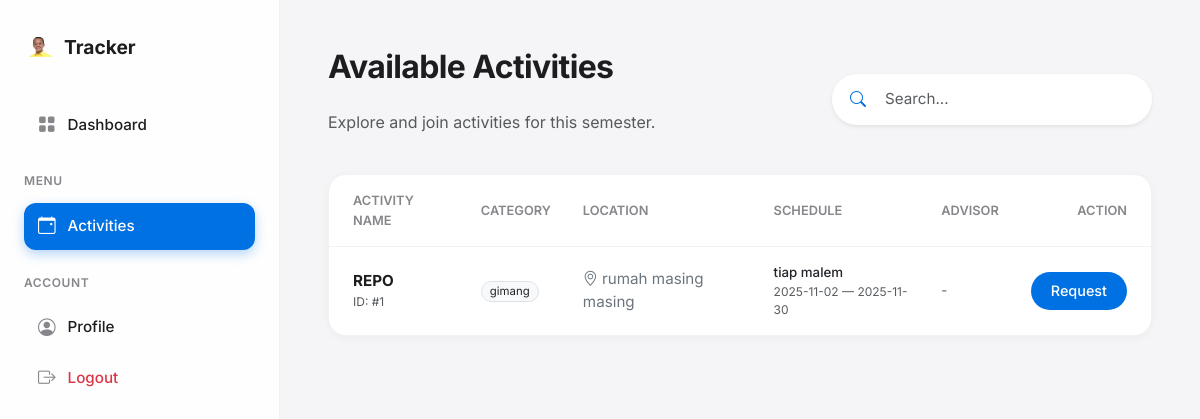
The app's page /activities (signed in) with its own data.
### website/models.py (models this page shows)
class Activity(db.Model):
    __tablename__ = "activity"
    activityID = db.Column(db.Integer, primary_key=True)
    activityName = db.Column(db.String(30))
    activityCategory = db.Column(db.String(20))
    activityLocation = db.Column(db.String(50))
    activityDetails = db.Column(db.Text)
    activityStartDate = db.Column(db.Date)
    activityEndDate = db.Column(db.Date)
    activityFrequency = db.Column(db.String(20))
    advisorID = db.Column(db.Integer, db.ForeignKey("advisor.advisorID"))
    advisor = db.relationship("Advisor")

### website/views.py (the view)
@views.route("/activities")
@login_required
def activities():
    if getattr(current_user, "role_type", None) != "student":
        if getattr(current_user, "role_type", None) == "advisor":
            if getattr(current_user, "is_admin", False):
                return redirect(url_for("admin.index"))
            return redirect(url_for("advisor.dashboard"))
        return redirect(url_for("auth.login"))
    search_query = request.args.get('q')
    if search_query:
        activities = Activity.query.filter(
            or_(
                Activity.activityName.ilike(f'%{search_query}%'),
                Activity.activityCategory.ilike(f'%{search_query}%'),
                Activity.activityLocation.ilike(f'%{search_query}%')
            )
        ).all()
    else:
        activities = Activity.query.all()
    return render_template("activities.html", activities=activities)

### website/models.py (called while the page is built)
    @property
    def role_type(self):
        return "student"

### website/templates/activities.html (shortened to what this page needs)
{% extends "base.html" %}
{% block content %}
<div class="d-flex justify-content-between align-items-center mb-4">
    <div>
        <h2>Available Activities</h2>
        <p class="text-muted">Explore and join activities for this semester.</p>
    </div>
    <form class="d-none d-md-block" style="width: 320px;" method="GET" action="{{ url_for('views.activities') }}">
        <div class="input-group shadow-sm rounded-pill bg-white overflow-hidden border-0" style="padding: 2px;">
            <span class="input-group-text bg-white border-0 ps-3">
                <i class="bi bi-search" style="color: var(--accent);"></i>
            </span>
            <input type="text"
                   name="q"
                   class="form-control border-0 shadow-none ps-2"
                   placeholder="Search..."
                   value="{{ request.args.get('q', '') }}"
                   style="font-size: 0.95rem; background: transparent;">
        </div>
    </form>
</div>
<div class="ios-card p-0 overflow-hidden">
    <div class="table-responsive">
        <table class="table-custom">
            <thead>
                <tr>
                    <th style="padding-left: 1.5rem;">Activity Name</th>
                    <th>Category</th>
                    <th>Location</th>
                    <th>Schedule</th>
                    <th>Advisor</th>
                    <th class="text-end" style="padding-right: 1.5rem;">Action</th>
                </tr>
            </thead>
            <tbody>
                {% for a in activities %}
                <tr>
                    <td style="padding-left: 1.5rem;">
                        <div class="fw-bold">{{ a.activityName }}</div>
                        <div class="small text-muted" style="font-size: 0.75rem;">ID: #{{ a.activityID }}</div>
                    </td>
                    <td>
                        <span class="badge bg-light text-dark border fw-normal px-2 py-1 rounded-pill">
                            {{ a.activityCategory }}
                        </span>
                    </td>
                    <td class="text-secondary">
                        <i class="bi bi-geo-alt me-1"></i>{{ a.activityLocation }}
                    </td>
                    <td>
                        <div class="small text-dark fw-medium">{{ a.activityFrequency }}</div>
                        <div class="small text-muted" style="font-size: 0.75rem;">
                            {{ a.activityStartDate }} — {{ a.activityEndDate }}
                        </div>
                    </td>
                    <td>
                        {% if a.advisor %}
                        <div class="d-flex align-items-center gap-2">
                            <div class="bg-primary bg-opacity-10 text-primary rounded-circle d-flex align-items-center justify-content-center"
                                 style="width: 28px; height: 28px; font-size: 0.75rem; font-weight: bold;">
                                {{ a.advisor.advisorName[0] }}
                            </div>
                            <span class="small">{{ a.advisor.advisorName }}</span>
                        </div>
                        {% else %}
                        <span class="text-muted small">-</span>
                        {% endif %}
                    </td>
                    <td class="text-end" style="padding-right: 1.5rem;">
                        <a href="{{ url_for('views.participate', activity_id=a.activityID) }}"
                           class="btn btn-primary btn-ios btn-sm">
                           Request
                        </a>
                    </td>
                </tr>
                {% endfor %}
            </tbody>
        </table>
    </div>
</div>
{% endblock %}

### website/templates/base.html (style rules this page uses)
:root { --app-bg: #F5F5F7; --sidebar-bg: rgba(255, 255, 255, 0.85); --card-bg: #FFFFFF; --text-main: #1D1D1F; --text-muted: #86868B; --accent: #0071E3; --accent-hover: #0077ED; --danger: #FF3B30; --success: #34C759; --border-light: rgba(0,0,0,0.05); --shadow-sm: 0 2px 8px rgba(0,0,0,0.04); --shadow-md: 0 8px 24px rgba(0,0,0,0.06); --radius-lg: 18px; --radius-md: 12px; --radius-pill: 99px; }
body { font-family: 'Inter', -apple-system, BlinkMacSystemFont, sans-serif; background-color: var(--app-bg); color: var(--text-main); -webkit-font-smoothing: antialiased; overflow-x: hidden; }
a { text-decoration: none; color: inherit; transition: 0.2s; }
h2 { font-weight: 700; letter-spacing: -0.02em; margin-bottom: 1.5rem; }
.ios-card { background: var(--card-bg); border-radius: var(--radius-lg); padding: 2rem; box-shadow: var(--shadow-sm); border: 1px solid var(--border-light); transition: transform 0.2s, box-shadow 0.2s; margin-bottom: 1.5rem; }
.table-custom { width: 100%; border-collapse: separate; border-spacing: 0; }
.table-custom th { text-align: left; font-size: 0.8rem; text-transform: uppercase; color: var(--text-muted); padding: 1rem; border-bottom: 1px solid var(--border-light); font-weight: 600; }
.table-custom td { padding: 1rem; vertical-align: middle; border-bottom: 1px solid var(--border-light); font-size: 0.95rem; }
.table-custom tr:last-child td { border-bottom: none; }
.btn-ios { border-radius: var(--radius-pill); padding: 8px 20px; font-weight: 500; font-size: 0.9rem; border: none; transition: 0.2s; }
.btn-primary { background: var(--accent); color: white; }
.form-control, .form-select { background-color: #F2F2F7; border: 1px solid transparent; border-radius: var(--radius-md); padding: 0.75rem 1rem; font-size: 1rem; transition: 0.2s; }

### records on screen
Activity: activityName "REPO", activityID "1", activityCategory "gimang", activityLocation "rumah masing masing", activityFrequency "tiap malem", activityStartDate "2025-11-02", activityEndDate "2025-11-30"
